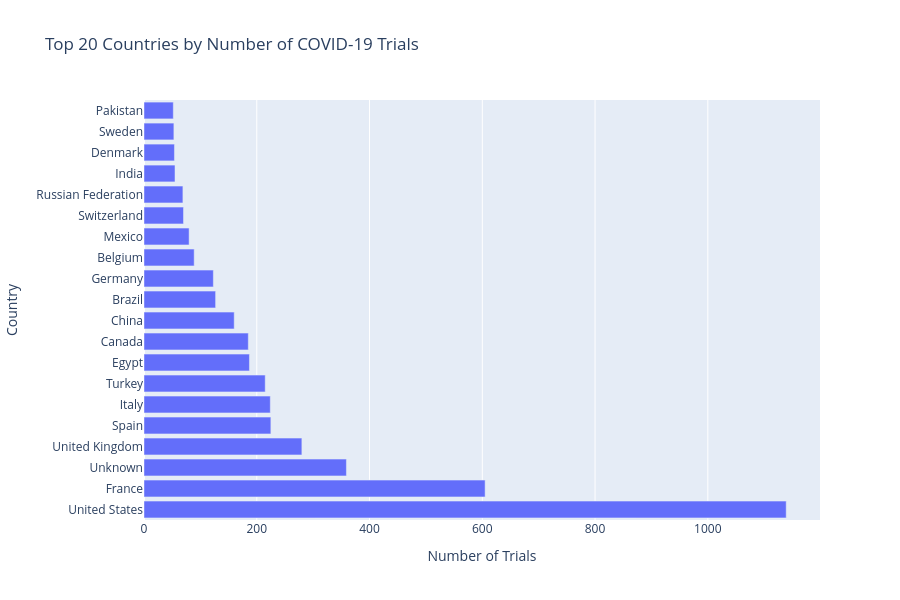
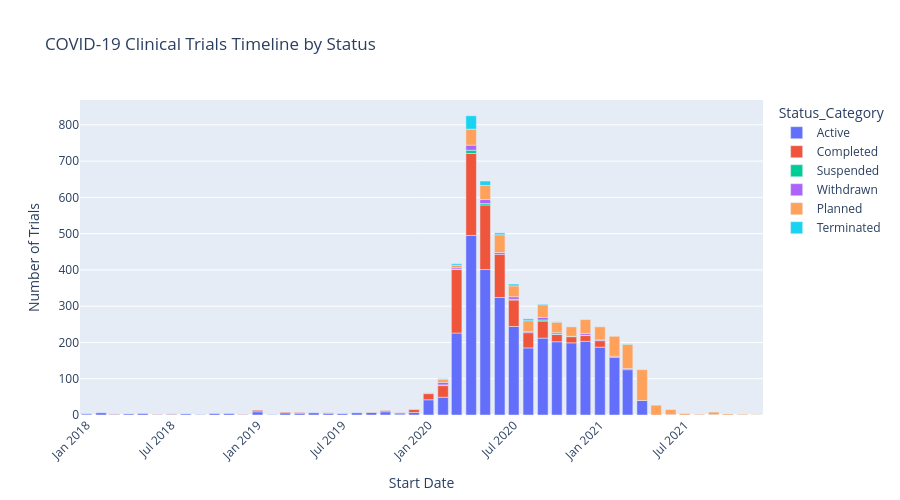
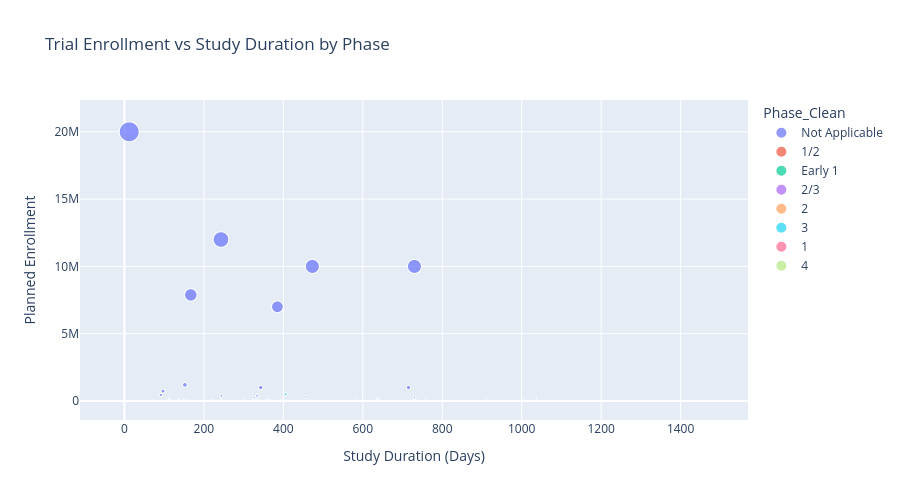

The cell these charts' notebook holds for them, in order:
### Markdown cell above
## 9. Interactive Visualizations

### Code cell
# Interactive visualizations using Plotly

# Geographic distribution of trials
country_trial_counts = df['Country'].value_counts().head(20)
fig1 = px.bar(x=country_trial_counts.values, y=country_trial_counts.index, 
              orientation='h', title='Top 20 Countries by Number of COVID-19 Trials',
              labels={'x': 'Number of Trials', 'y': 'Country'})
fig1.update_layout(height=600)
fig1.show()

# Timeline visualization
if 'Start Date' in df.columns and 'Status_Category' in df.columns:
    timeline_data = df.groupby([df['Start Date'].dt.to_period('M'), 'Status_Category']).size().reset_index()
    timeline_data['Start Date'] = timeline_data['Start Date'].astype(str)
    
    fig2 = px.bar(timeline_data, x='Start Date', y=0, color='Status_Category',
                  title='COVID-19 Clinical Trials Timeline by Status',
                  labels={'0': 'Number of Trials'})
    fig2.update_layout(height=500, xaxis_tickangle=-45)
    fig2.show()

# Enrollment vs Duration scatter plot
if 'Enrollment' in df.columns and 'Study_Duration_Days' in df.columns:
    scatter_data = df.dropna(subset=['Enrollment', 'Study_Duration_Days', 'Phase_Clean'])
    scatter_data = scatter_data[(scatter_data['Study_Duration_Days'] > 0) & 
                               (scatter_data['Study_Duration_Days'] < 1500)]
    
    fig3 = px.scatter(scatter_data, x='Study_Duration_Days', y='Enrollment', 
                      color='Phase_Clean', size='Enrollment',
                      title='Trial Enrollment vs Study Duration by Phase',
                      labels={'Study_Duration_Days': 'Study Duration (Days)', 
                             'Enrollment': 'Planned Enrollment'})
    fig3.update_layout(height=500)
    fig3.show()

### Figure 1 — Plotly figure (JSON) as saved in the notebook; plotly's stock layout.template omitted (floating-point values rounded to 4 significant figures)
{"data": [{"hovertemplate": "Number of Trials=%{x}<br>Country=%{y}<extra></extra>", "legendgroup": "", "marker": {"color": "#636efa", "pattern": {"shape": ""}}, "name": "", "orientation": "h", "showlegend": false, "textposition": "auto", "type": "bar", "x": [1139, 605, 359, 280, 225, 224, 215, 187, 185, 160, 127, 123, 89, 80, 70, 69, 55, 54, 53, 52], "xaxis": "x", "y": ["United States", "France", "Unknown", "United Kingdom", "Spain", "Italy", "Turkey", "Egypt", "Canada", "China", "Brazil", "Germany", "Belgium", "Mexico", "Switzerland", "Russian Federation", "India", "Denmark", "Sweden", "Pakistan"], "yaxis": "y"}], "layout": {"barmode": "relative", "height": 600, "legend": {"tracegroupgap": 0}, "title": {"text": "Top 20 Countries by Number of COVID-19 Trials"}, "xaxis": {"anchor": "y", "domain": [0, 1], "title": {"text": "Number of Trials"}}, "yaxis": {"anchor": "x", "domain": [0, 1], "title": {"text": "Country"}}}}

### Figure 2 — Plotly figure (JSON) as saved in the notebook; plotly's stock layout.template omitted (floating-point values rounded to 4 significant figures)
{"data": [{"hovertemplate": "Status_Category=Active<br>Start Date=%{x}<br>Number of Trials=%{y}<extra></extra>", "legendgroup": "Active", "marker": {"color": "#636efa", "pattern": {"shape": ""}}, "name": "Active", "orientation": "v", "showlegend": true, "textposition": "auto", "type": "bar", "x": ["2018-01", "2018-02", "2018-03", "2018-04", "2018-05", "2018-06", "2018-07", "2018-08", "2018-09", "2018-10", "2018-11", "2018-12", "2019-01", "2019-02", "2019-03", "2019-04", "2019-05", "2019-06", "2019-07", "2019-08", "2019-09", "2019-10", "2019-11", "2019-12", "2020-01", "2020-02", "2020-03", "2020-04", "2020-05", "2020-06", "2020-07", "2020-08", "2020-09", "2020-10", "2020-11", "2020-12", "2021-01", "2021-02", "2021-03", "2021-04"], "xaxis": "x", "y": [3, 6, 2, 3, 4, 1, 2, 3, 1, 4, 4, 1, 9, 1, 6, 5, 6, 5, 4, 6, 7, 9, 3, 7, 42, 49, 226, 495, 401, 324, 244, 185, 212, 202, 199, 203, 187, 159, 125, 40], "yaxis": "y"}, {"hovertemplate": "Status_Category=Completed<br>Start Date=%{x}<br>Number of Trials=%{y}<extra></extra>", "legendgroup": "Completed", "marker": {"color": "#EF553B", "pattern": {"shape": ""}}, "name": "Completed", "orientation": "v", "showlegend": true, "textposition": "auto", "type": "bar", "x": ["2018-01", "2018-03", "2018-06", "2018-07", "2018-12", "2019-01", "2019-03", "2019-04", "2019-06", "2019-07", "2019-09", "2019-10", "2019-11", "2019-12", "2020-01", "2020-02", "2020-03", "2020-04", "2020-05", "2020-06", "2020-07", "2020-08", "2020-09", "2020-10", "2020-11", "2020-12", "2021-01", "2021-02", "2021-03"], "xaxis": "x", "y": [1, 1, 1, 1, 1, 4, 2, 2, 1, 1, 1, 3, 3, 8, 17, 32, 175, 226, 178, 119, 73, 42, 47, 20, 17, 16, 18, 3, 3], "yaxis": "y"}, {"hovertemplate": "Status_Category=Suspended<br>Start Date=%{x}<br>Number of Trials=%{y}<extra></extra>", "legendgroup": "Suspended", "marker": {"color": "#00cc96", "pattern": {"shape": ""}}, "name": "Suspended", "orientation": "v", "showlegend": true, "textposition": "auto", "type": "bar", "x": ["2020-01", "2020-02", "2020-03", "2020-04", "2020-05", "2020-07", "2020-09", "2020-10", "2020-11", "2020-12", "2021-09"], "xaxis": "x", "y": [1, 2, 1, 9, 4, 2, 3, 1, 1, 1, 1], "yaxis": "y"}, {"hovertemplate": "Status_Category=Withdrawn<br>Start Date=%{x}<br>Number of Trials=%{y}<extra></extra>", "legendgroup": "Withdrawn", "marker": {"color": "#ab63fa", "pattern": {"shape": ""}}, "name": "Withdrawn", "orientation": "v", "showlegend": true, "textposition": "auto", "type": "bar", "x": ["2020-01", "2020-02", "2020-03", "2020-04", "2020-05", "2020-06", "2020-07", "2020-08", "2020-09", "2020-10", "2020-12", "2021-01", "2021-06"], "xaxis": "x", "y": [1, 7, 4, 14, 11, 5, 7, 3, 7, 4, 5, 2, 1], "yaxis": "y"}, {"hovertemplate": "Status_Category=Planned<br>Start Date=%{x}<br>Number of Trials=%{y}<extra></extra>", "legendgroup": "Planned", "marker": {"color": "#FFA15A", "pattern": {"shape": ""}}, "name": "Planned", "orientation": "v", "showlegend": true, "textposition": "auto", "type": "bar", "x": ["2020-02", "2020-03", "2020-04", "2020-05", "2020-06", "2020-07", "2020-08", "2020-09", "2020-10", "2020-11", "2020-12", "2021-01", "2021-02", "2021-03", "2021-04", "2021-05", "2021-06", "2021-07", "2021-08", "2021-09", "2021-10", "2021-11", "2021-12"], "xaxis": "x", "y": [8, 7, 44, 39, 49, 30, 30, 35, 29, 26, 38, 36, 55, 67, 85, 27, 14, 4, 2, 7, 3, 2, 1], "yaxis": "y"}, {"hovertemplate": "Status_Category=Terminated<br>Start Date=%{x}<br>Number of Trials=%{y}<extra></extra>", "legendgroup": "Terminated", "marker": {"color": "#19d3f3", "pattern": {"shape": ""}}, "name": "Terminated", "orientation": "v", "showlegend": true, "textposition": "auto", "type": "bar", "x": ["2020-02", "2020-03", "2020-04", "2020-05", "2020-06", "2020-07", "2020-08", "2020-09", "2020-10", "2021-03"], "xaxis": "x", "y": [2, 4, 37, 12, 5, 5, 5, 2, 1, 1], "yaxis": "y"}], "layout": {"barmode": "relative", "height": 500, "legend": {"title": {"text": "Status_Category"}, "tracegroupgap": 0}, "title": {"text": "COVID-19 Clinical Trials Timeline by Status"}, "xaxis": {"anchor": "y", "domain": [0, 1], "tickangle": -45, "title": {"text": "Start Date"}}, "yaxis": {"anchor": "x", "domain": [0, 1], "title": {"text": "Number of Trials"}}}}

### Figure 3 — Plotly figure (JSON) as saved in the notebook; plotly's stock layout.template omitted (floating-point values rounded to 4 significant figures; data arrays with more than 128 entries replaced by an {"elided": "..."} marker saying what was removed)
{"data": [{"hovertemplate": "Phase_Clean=Not Applicable<br>Study Duration (Days)=%{x}<br>Planned Enrollment=%{marker.size}<extra></extra>", "legendgroup": "Not Applicable", "marker": {"color": "#636efa", "size": {"elided": "2841 float values"}, "sizemode": "area", "sizeref": 50000, "symbol": "circle"}, "mode": "markers", "name": "Not Applicable", "showlegend": true, "type": "scattergl", "x": {"elided": "2841 float values"}, "xaxis": "x", "y": {"elided": "2841 float values"}, "yaxis": "y"}, {"hovertemplate": "Phase_Clean=1/2<br>Study Duration (Days)=%{x}<br>Planned Enrollment=%{marker.size}<extra></extra>", "legendgroup": "1/2", "marker": {"color": "#EF553B", "size": [60.0, 146.0, 30.0, 44.0, 30.0, 180.0, 20.0, 38.0, 51.0, 41.0, 12.0, 38.0, 80.0, 15.0, 100.0, 30.0, 50.0, 67.0, 88.0, 100.0, 51.0, 200.0, 200.0, 90.0, 30.0, 80.0, 90.0, 256.0, 180.0, 480.0, 23.0, 20.0, 156.0, 40.0, 244.0, 75.0, 153.0, 10.0, 210.0, 152.0, 90.0, 1040.0, 60.0, 30.0, 130.0, 0.0, 20.0, 40.0, 500.0, 1419.0, 21.0, 42.0, 240.0, 300.0, 600.0, 422.0, 60.0, 100.0, 140.0, 60.0, 50.0, 100.0, 80.0, 1.0, 345.0, 30.0, 24.0, 39.0, 20.0, 744.0, 6900.0, 110.0, 66.0, 15.0, 580.0, 40.0, 160.0, 160.0, 10.0, 24.0, 15.0, 57.0, 170.0, 5.0, 31.0, 100.0, 17.0, 20.0, 30.0, 86.0, 174.0, 200.0, 456.0, 224.0, 40.0, 78.0, 200.0, 18.0, 60.0, 20.0, 200.0, 90.0, 30.0, 90.0, 5.0, 5.0, 18.0, 10.0, 20.0, 200.0, 420.0, 263.0, 45.0, 47.0, 755.0, 840.0, 110.0, 20.0, 44.0, 130.0, 1085.0, 620.0, 696.0, 30.0, 40.0, 600.0], "sizemode": "area", "sizeref": 50000, "symbol": "circle"}, "mode": "markers", "name": "1/2", "showlegend": true, "type": "scattergl", "x": [43.0, 46.0, 91.0, 211.0, 70.0, 127.0, 365.0, 47.0, 518.0, 89.0, 113.0, 47.0, 65.0, 118.0, 45.0, 73.0, 221.0, 364.0, 365.0, 139.0, 123.0, 214.0, 366.0, 152.0, 335.0, 304.0, 1073.0, 449.0, 274.0, 715.0, 150.0, 573.0, 165.0, 120.0, 67.0, 101.0, 72.0, 58.0, 273.0, 503.0, 730.0, 185.0, 322.0, 150.0, 79.0, 285.0, 840.0, 415.0, 387.0, 190.0, 350.0, 60.0, 91.0, 64.0, 503.0, 98.0, 518.0, 196.0, 91.0, 365.0, 165.0, 1224.0, 326.0, 92.0, 585.0, 287.0, 219.0, 273.0, 184.0, 85.0, 309.0, 186.0, 180.0, 238.0, 302.0, 355.0, 405.0, 587.0, 304.0, 189.0, 333.0, 235.0, 151.0, 60.0, 21.0, 212.0, 35.0, 181.0, 365.0, 596.0, 92.0, 406.0, 271.0, 430.0, 394.0, 229.0, 404.0, 63.0, 464.0, 358.0, 200.0, 442.0, 619.0, 184.0, 450.0, 118.0, 365.0, 357.0, 295.0, 179.0, 446.0, 190.0, 90.0, 299.0, 16.0, 360.0, 365.0, 180.0, 365.0, 180.0, 506.0, 182.0, 506.0, 375.0, 366.0, 489.0], "xaxis": "x", "y": [60.0, 146.0, 30.0, 44.0, 30.0, 180.0, 20.0, 38.0, 51.0, 41.0, 12.0, 38.0, 80.0, 15.0, 100.0, 30.0, 50.0, 67.0, 88.0, 100.0, 51.0, 200.0, 200.0, 90.0, 30.0, 80.0, 90.0, 256.0, 180.0, 480.0, 23.0, 20.0, 156.0, 40.0, 244.0, 75.0, 153.0, 10.0, 210.0, 152.0, 90.0, 1040.0, 60.0, 30.0, 130.0, 0.0, 20.0, 40.0, 500.0, 1419.0, 21.0, 42.0, 240.0, 300.0, 600.0, 422.0, 60.0, 100.0, 140.0, 60.0, 50.0, 100.0, 80.0, 1.0, 345.0, 30.0, 24.0, 39.0, 20.0, 744.0, 6900.0, 110.0, 66.0, 15.0, 580.0, 40.0, 160.0, 160.0, 10.0, 24.0, 15.0, 57.0, 170.0, 5.0, 31.0, 100.0, 17.0, 20.0, 30.0, 86.0, 174.0, 200.0, 456.0, 224.0, 40.0, 78.0, 200.0, 18.0, 60.0, 20.0, 200.0, 90.0, 30.0, 90.0, 5.0, 5.0, 18.0, 10.0, 20.0, 200.0, 420.0, 263.0, 45.0, 47.0, 755.0, 840.0, 110.0, 20.0, 44.0, 130.0, 1085.0, 620.0, 696.0, 30.0, 40.0, 600.0], "yaxis": "y"}, {"hovertemplate": "Phase_Clean=Early 1<br>Study Duration (Days)=%{x}<br>Planned Enrollment=%{marker.size}<extra></extra>", "legendgroup": "Early 1", "marker": {"color": "#00cc96", "size": [10.0, 100.0, 20.0, 20.0, 20.0, 81.0, 16.0, 10.0, 20.0, 3.0, 10.0, 250.0, 30.0, 214.0, 60.0, 9.0, 20.0, 64.0, 10.0, 200.0, 400.0, 250.0, 250.0, 100.0, 60.0, 60.0, 150.0, 24.0, 328.0, 13.0, 54.0], "sizemode": "area", "sizeref": 50000, "symbol": "circle"}, "mode": "markers", "name": "Early 1", "showlegend": true, "type": "scattergl", "x": [121.0, 729.0, 413.0, 345.0, 343.0, 123.0, 468.0, 257.0, 685.0, 59.0, 586.0, 662.0, 182.0, 118.0, 174.0, 182.0, 243.0, 354.0, 365.0, 71.0, 38.0, 60.0, 303.0, 92.0, 735.0, 670.0, 92.0, 482.0, 90.0, 272.0, 344.0], "xaxis": "x", "y": [10.0, 100.0, 20.0, 20.0, 20.0, 81.0, 16.0, 10.0, 20.0, 3.0, 10.0, 250.0, 30.0, 214.0, 60.0, 9.0, 20.0, 64.0, 10.0, 200.0, 400.0, 250.0, 250.0, 100.0, 60.0, 60.0, 150.0, 24.0, 328.0, 13.0, 54.0], "yaxis": "y"}, {"hovertemplate": "Phase_Clean=2/3<br>Study Duration (Days)=%{x}<br>Planned Enrollment=%{marker.size}<extra></extra>", "legendgroup": "2/3", "marker": {"color": "#ab63fa", "size": [100.0, 110.0, 92.0, 920.0, 500.0, 136.0, 500.0, 156.0, 200.0, 182.0, 350.0, 490.0, 200.0, 1200.0, 1000.0, 240.0, 400.0, 243.0, 1500.0, 1500.0, 120.0, 40.0, 180.0, 376.0, 0.0, 524.0, 135.0, 60.0, 75.0, 196.0, 410.0, 20.0, 200.0, 100.0, 138.0, 400.0, 829.0, 426.0, 150.0, 1912.0, 372.0, 100.0, 58.0, 950.0, 556.0, 44000.0, 5.0, 294.0, 242.0, 100.0, 120.0, 200.0, 300.0, 6420.0, 454.0, 1005.0, 804.0, 550.0, 500.0, 0.0, 100.0, 60.0, 390.0, 3160.0, 93.0, 1034.0, 36500.0, 80.0, 294.0, 12.0, 690.0, 1407.0, 402.0, 420.0, 368.0, 795.0, 712.0, 200.0, 560.0, 60.0, 376.0, 90.0, 3000.0, 340.0, 1440.0, 5.0, 200.0, 10300.0, 100.0, 310.0, 60.0, 389.0, 476.0, 456.0, 55.0, 27.0, 500.0, 4000.0, 30.0, 1800.0, 84.0, 288.0, 100.0, 640.0, 820.0, 1450.0, 525.0, 60.0, 380.0, 30920.0, 120.0, 120.0, 50.0, 436.0, 1300.0, 160.0, 80.0, 60.0, 7.0, 16.0, 60.0, 7320.0, 80.0, 239.0, 6750.0, 270.0, 320.0, 108.0], "sizemode": "area", "sizeref": 50000, "symbol": "circle"}, "mode": "markers", "name": "2/3", "showlegend": true, "type": "scattergl", "x": [364.0, 61.0, 84.0, 425.0, 364.0, 282.0, 130.0, 122.0, 573.0, 338.0, 122.0, 131.0, 576.0, 194.0, 130.0, 569.0, 167.0, 62.0, 363.0, 215.0, 89.0, 91.0, 134.0, 174.0, 67.0, 365.0, 142.0, 365.0, 436.0, 283.0, 97.0, 197.0, 45.0, 274.0, 77.0, 132.0, 177.0, 449.0, 31.0, 128.0, 78.0, 116.0, 82.0, 123.0, 120.0, 548.0, 227.0, 55.0, 119.0, 133.0, 159.0, 45.0, 182.0, 298.0, 164.0, 89.0, 309.0, 122.0, 193.0, 254.0, 421.0, 365.0, 426.0, 95.0, 80.0, 243.0, 81.0, 78.0, 119.0, 20.0, 279.0, 592.0, 200.0, 479.0, 380.0, 92.0, 304.0, 151.0, 89.0, 78.0, 139.0, 225.0, 568.0, 44.0, 36.0, 92.0, 79.0, 76.0, 141.0, 243.0, 166.0, 340.0, 160.0, 119.0, 209.0, 27.0, 594.0, 496.0, 16.0, 156.0, 293.0, 181.0, 60.0, 242.0, 382.0, 247.0, 77.0, 62.0, 387.0, 407.0, 153.0, 99.0, 213.0, 179.0, 251.0, 392.0, 182.0, 91.0, 58.0, 225.0, 318.0, 779.0, 80.0, 365.0, 817.0, 529.0, 207.0, 841.0], "xaxis": "x", "y": [100.0, 110.0, 92.0, 920.0, 500.0, 136.0, 500.0, 156.0, 200.0, 182.0, 350.0, 490.0, 200.0, 1200.0, 1000.0, 240.0, 400.0, 243.0, 1500.0, 1500.0, 120.0, 40.0, 180.0, 376.0, 0.0, 524.0, 135.0, 60.0, 75.0, 196.0, 410.0, 20.0, 200.0, 100.0, 138.0, 400.0, 829.0, 426.0, 150.0, 1912.0, 372.0, 100.0, 58.0, 950.0, 556.0, 44000.0, 5.0, 294.0, 242.0, 100.0, 120.0, 200.0, 300.0, 6420.0, 454.0, 1005.0, 804.0, 550.0, 500.0, 0.0, 100.0, 60.0, 390.0, 3160.0, 93.0, 1034.0, 36500.0, 80.0, 294.0, 12.0, 690.0, 1407.0, 402.0, 420.0, 368.0, 795.0, 712.0, 200.0, 560.0, 60.0, 376.0, 90.0, 3000.0, 340.0, 1440.0, 5.0, 200.0, 10300.0, 100.0, 310.0, 60.0, 389.0, 476.0, 456.0, 55.0, 27.0, 500.0, 4000.0, 30.0, 1800.0, 84.0, 288.0, 100.0, 640.0, 820.0, 1450.0, 525.0, 60.0, 380.0, 30920.0, 120.0, 120.0, 50.0, 436.0, 1300.0, 160.0, 80.0, 60.0, 7.0, 16.0, 60.0, 7320.0, 80.0, 239.0, 6750.0, 270.0, 320.0, 108.0], "yaxis": "y"}, {"hovertemplate": "Phase_Clean=2<br>Study Duration (Days)=%{x}<br>Planned Enrollment=%{marker.size}<extra></extra>", "legendgroup": "2", "marker": {"color": "#FFA15A", "size": {"elided": "453 float values"}, "sizemode": "area", "sizeref": 50000, "symbol": "circle"}, "mode": "markers", "name": "2", "showlegend": true, "type": "scattergl", "x": {"elided": "453 float values"}, "xaxis": "x", "y": {"elided": "453 float values"}, "yaxis": "y"}, {"hovertemplate": "Phase_Clean=3<br>Study Duration (Days)=%{x}<br>Planned Enrollment=%{marker.size}<extra></extra>", "legendgroup": "3", "marker": {"color": "#19d3f3", "size": {"elided": "311 float values"}, "sizemode": "area", "sizeref": 50000, "symbol": "circle"}, "mode": "markers", "name": "3", "showlegend": true, "type": "scattergl", "x": {"elided": "311 float values"}, "xaxis": "x", "y": {"elided": "311 float values"}, "yaxis": "y"}, {"hovertemplate": "Phase_Clean=1<br>Study Duration (Days)=%{x}<br>Planned Enrollment=%{marker.size}<extra></extra>", "legendgroup": "1", "marker": {"color": "#FF6692", "size": {"elided": "157 float values"}, "sizemode": "area", "sizeref": 50000, "symbol": "circle"}, "mode": "markers", "name": "1", "showlegend": true, "type": "scattergl", "x": {"elided": "157 float values"}, "xaxis": "x", "y": {"elided": "157 float values"}, "yaxis": "y"}, {"hovertemplate": "Phase_Clean=4<br>Study Duration (Days)=%{x}<br>Planned Enrollment=%{marker.size}<extra></extra>", "legendgroup": "4", "marker": {"color": "#B6E880", "size": [100.0, 140.0, 120.0, 50.0, 540.0, 19.0, 250.0, 150.0, 80.0, 400.0, 10000.0, 216.0, 40.0, 40.0, 16.0, 300.0, 40.0, 30.0, 900.0, 40.0, 35.0, 240.0, 0.0, 50.0, 1000.0, 700.0, 93.0, 60.0, 800.0, 2000.0, 40.0, 576.0, 300.0, 1500.0, 80.0, 200.0, 1300.0, 100.0, 100.0, 198.0, 200.0, 100.0, 120.0, 30.0, 900.0, 20.0, 150.0, 34.0, 150.0, 400.0, 1167.0, 54.0, 50.0, 170.0, 137.0, 10.0, 456.0, 500.0, 125.0, 76.0, 76.0, 450.0, 50.0, 780.0, 18.0, 0.0, 3.0, 90.0, 300.0, 90.0, 25.0, 150.0, 290.0, 60.0, 100.0, 2414.0, 1264.0, 53.0, 648.0, 120.0, 50.0, 520.0, 1506.0, 300.0, 120.0, 0.0, 54.0, 50.0, 44.0, 45.0, 60.0, 200.0, 0.0, 20.0, 20.0, 11.0, 13.0, 10.0, 300.0, 200.0, 142.0, 133.0, 0.0, 60.0, 100.0, 400.0, 100.0, 230.0, 66.0, 1000.0, 380.0, 3780.0, 300.0, 980.0, 16500.0, 50.0, 10.0, 126.0, 60.0, 15000.0], "sizemode": "area", "sizeref": 50000, "symbol": "circle"}, "mode": "markers", "name": "4", "showlegend": true, "type": "scattergl", "x": [119.0, 518.0, 69.0, 349.0, 676.0, 77.0, 61.0, 365.0, 163.0, 98.0, 1422.0, 302.0, 13.0, 13.0, 245.0, 120.0, 5.0, 105.0, 364.0, 7.0, 1093.0, 107.0, 71.0, 87.0, 152.0, 214.0, 31.0, 30.0, 214.0, 354.0, 91.0, 105.0, 154.0, 376.0, 188.0, 237.0, 261.0, 80.0, 211.0, 166.0, 151.0, 92.0, 308.0, 90.0, 291.0, 244.0, 160.0, 187.0, 184.0, 167.0, 364.0, 157.0, 68.0, 345.0, 130.0, 241.0, 150.0, 21.0, 131.0, 70.0, 173.0, 218.0, 60.0, 828.0, 155.0, 45.0, 50.0, 81.0, 56.0, 147.0, 55.0, 224.0, 303.0, 361.0, 639.0, 457.0, 277.0, 61.0, 729.0, 237.0, 578.0, 371.0, 162.0, 422.0, 56.0, 214.0, 29.0, 91.0, 146.0, 479.0, 273.0, 121.0, 334.0, 365.0, 183.0, 31.0, 423.0, 28.0, 497.0, 193.0, 365.0, 232.0, 69.0, 91.0, 121.0, 121.0, 121.0, 364.0, 74.0, 189.0, 145.0, 134.0, 214.0, 964.0, 365.0, 730.0, 164.0, 92.0, 609.0, 1302.0], "xaxis": "x", "y": [100.0, 140.0, 120.0, 50.0, 540.0, 19.0, 250.0, 150.0, 80.0, 400.0, 10000.0, 216.0, 40.0, 40.0, 16.0, 300.0, 40.0, 30.0, 900.0, 40.0, 35.0, 240.0, 0.0, 50.0, 1000.0, 700.0, 93.0, 60.0, 800.0, 2000.0, 40.0, 576.0, 300.0, 1500.0, 80.0, 200.0, 1300.0, 100.0, 100.0, 198.0, 200.0, 100.0, 120.0, 30.0, 900.0, 20.0, 150.0, 34.0, 150.0, 400.0, 1167.0, 54.0, 50.0, 170.0, 137.0, 10.0, 456.0, 500.0, 125.0, 76.0, 76.0, 450.0, 50.0, 780.0, 18.0, 0.0, 3.0, 90.0, 300.0, 90.0, 25.0, 150.0, 290.0, 60.0, 100.0, 2414.0, 1264.0, 53.0, 648.0, 120.0, 50.0, 520.0, 1506.0, 300.0, 120.0, 0.0, 54.0, 50.0, 44.0, 45.0, 60.0, 200.0, 0.0, 20.0, 20.0, 11.0, 13.0, 10.0, 300.0, 200.0, 142.0, 133.0, 0.0, 60.0, 100.0, 400.0, 100.0, 230.0, 66.0, 1000.0, 380.0, 3780.0, 300.0, 980.0, 16500.0, 50.0, 10.0, 126.0, 60.0, 15000.0], "yaxis": "y"}], "layout": {"height": 500, "legend": {"itemsizing": "constant", "title": {"text": "Phase_Clean"}, "tracegroupgap": 0}, "title": {"text": "Trial Enrollment vs Study Duration by Phase"}, "xaxis": {"anchor": "y", "domain": [0, 1], "title": {"text": "Study Duration (Days)"}}, "yaxis": {"anchor": "x", "domain": [0, 1], "title": {"text": "Planned Enrollment"}}}}
